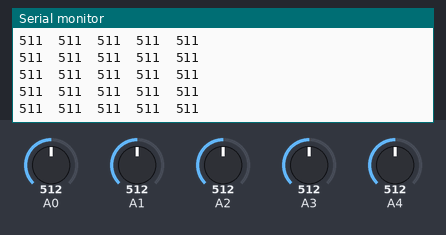
Recording of a sketch running on a simulated Arduino Uno, built with avr-gcc and run on an emulated ATmega328P. Parts: the last lines printed to the serial monitor. The test bench sets the inputs (shaded band); at power-on: A2 = 512, A0 = 512, A1 = 512, A3 = 512, A4 = 512.

Above: at 7.2 s.
7.3 s: A2 set to 105
At 7.9 s:
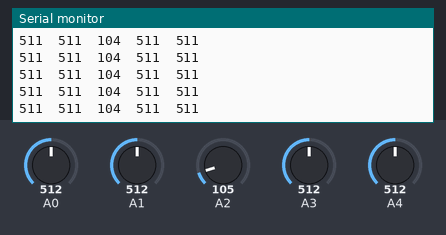
10.3 s: A2 set to 92
At 11.2 s:
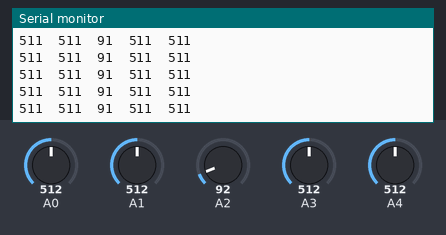
Timing chart, 0 to 13.3 s (numbered marks = the images above; inputs shaded):
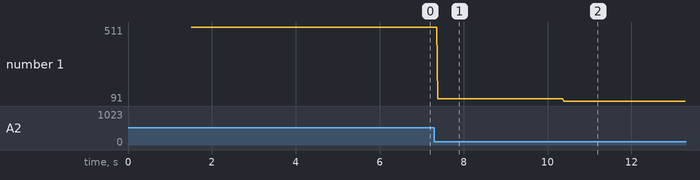

The sketch:

QTRARawValues5Example.ino
```cpp
#include <QTRSensors.h>

// This example is designed for use with six QTR-1A sensors or the first six sensors of a
// QTR-8A module.  These reflectance sensors should be connected to analog inputs 0 to 5.
// The QTR-8A's emitter control pin (LEDON) can optionally be connected to digital pin 2,
// or you can leave it disconnected and change the EMITTER_PIN #define below from 2 to
// QTR_NO_EMITTER_PIN.

// The main loop of the example reads the raw sensor values (uncalibrated).
// You can test this by taping a piece of 3/4" black electrical tape to a piece of white
// paper and sliding the sensor across it.  It prints the sensor values to the serial
// monitor as numbers from 0 (maximum reflectance) to 1023 (minimum reflectance).


#define NUM_SENSORS             5  // number of sensors used
#define NUM_SAMPLES_PER_SENSOR  4  // average 4 analog samples per sensor reading
#define EMITTER_PIN             2  // emitter is controlled by digital pin 2

// sensors 0 through 5 are connected to analog inputs 0 through 5, respectively
QTRSensorsAnalog qtra((unsigned char[]) {0, 1, 2, 3, 4},
  NUM_SENSORS, NUM_SAMPLES_PER_SENSOR, EMITTER_PIN);
unsigned int sensorValues[NUM_SENSORS];


void setup()
{
  delay(500);
  Serial.begin(9600); // set the data rate in bits per second for serial data transmission
  delay(1000);
}


void loop()
{
  // read raw sensor values
  qtra.read(sensorValues);

  // print the sensor values as numbers from 0 to 1023, where 0 means maximum reflectance and
  // 1023 means minimum reflectance
  for (unsigned char i = 0; i < NUM_SENSORS; i++)
  {
    Serial.print(sensorValues[i]);
    Serial.print('\t'); // tab to format the raw data into columns in the Serial monitor
  }
  Serial.println();


}
```

Measured:
- after the input at 7.3 s, the serial monitor: prints a new line after 0.08 s (image 1)
- after the input at 10.3 s, the serial monitor: prints a new line after 0.08 s (image 2)
- plotted number 1: 511 → 104 after the input at 7.3 s, 104 → 91 after the input at 10.3 s
